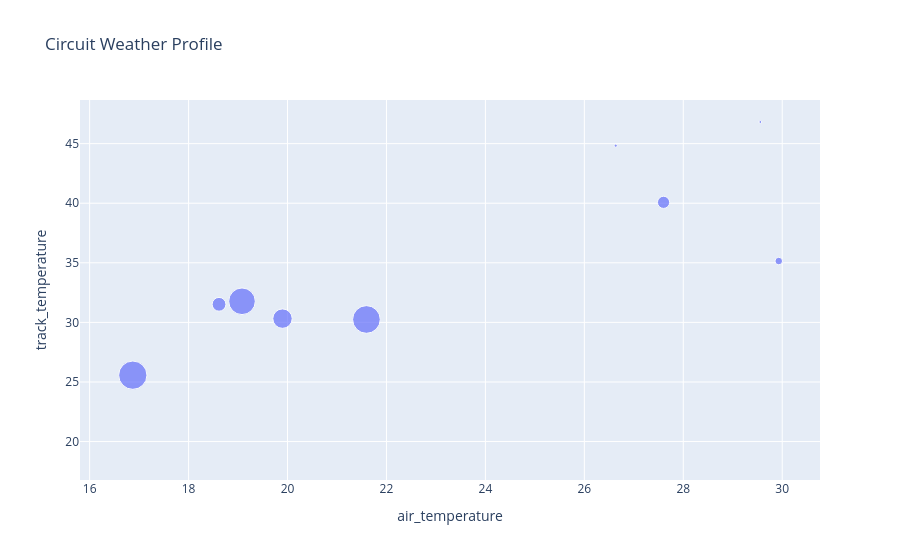

This figure's notebook cell:
### Code cell
fig = px.scatter(
    circuit_weather,
    x="air_temperature",
    y="track_temperature",
    size="rainfall" if "rainfall" in circuit_weather.columns else None,
    hover_name="circuit_short_name",
    title="Circuit Weather Profile",
)
fig.write_html(OUTPUT_CHARTS / "circuit_weather_profile.html", include_plotlyjs="cdn")
fig.show()

### Figure 1 — Plotly figure (JSON) as saved in the notebook; plotly's stock layout.template omitted (floating-point values rounded to 4 significant figures)
{"data": [{"hovertemplate": "<b>%{hovertext}</b><br><br>air_temperature=%{x}<br>track_temperature=%{y}<br>rainfall=%{marker.size}<extra></extra>", "hovertext": ["Austin", "Baku", "Catalunya", "Hungaroring", "Imola", "Interlagos", "Jeddah", "Las Vegas", "Lusail", "Melbourne", "Mexico City", "Miami", "Monte Carlo", "Montreal", "Monza", "Sakhir", "Shanghai", "Silverstone", "Singapore", "Spa-Francorchamps", "Spielberg", "Suzuka", "Yas Marina Circuit", "Zandvoort"], "legendgroup": "", "marker": {"color": "#636efa", "size": [0.0, 0.0, 0.003236, 0.0, 0.0, 0.25, 0.0, 0.0, 0.0, 0.1234, 0.0, 0.04845, 0.0, 0.06202, 0.0, 0.0, 0.0, 0.2616, 0.01875, 0.2318, 0.002625, 0.0, 0.0, 0.0], "sizemode": "area", "sizeref": 0.000654, "symbol": "circle"}, "mode": "markers", "name": "", "orientation": "v", "showlegend": false, "type": "scatter", "x": [28.27, 23.59, 26.63, 25.66, 24.53, 21.6, 27.48, 17.28, 21.59, 19.9, 23.18, 27.6, 21.87, 18.62, 29.81, 22.65, 20.02, 16.87, 29.93, 19.08, 29.56, 18.53, 26.72, 19.55], "xaxis": "x", "y": [44.8, 35.11, 44.83, 38.9, 42.35, 30.25, 34.66, 18.62, 26.57, 30.32, 43.17, 40.08, 44.99, 31.52, 46.18, 27.77, 28.27, 25.57, 35.15, 31.77, 46.82, 31.42, 31.43, 29.36], "yaxis": "y"}], "layout": {"legend": {"itemsizing": "constant", "tracegroupgap": 0}, "title": {"text": "Circuit Weather Profile"}, "xaxis": {"anchor": "y", "domain": [0.0, 1.0], "title": {"text": "air_temperature"}}, "yaxis": {"anchor": "x", "domain": [0.0, 1.0], "title": {"text": "track_temperature"}}}}
